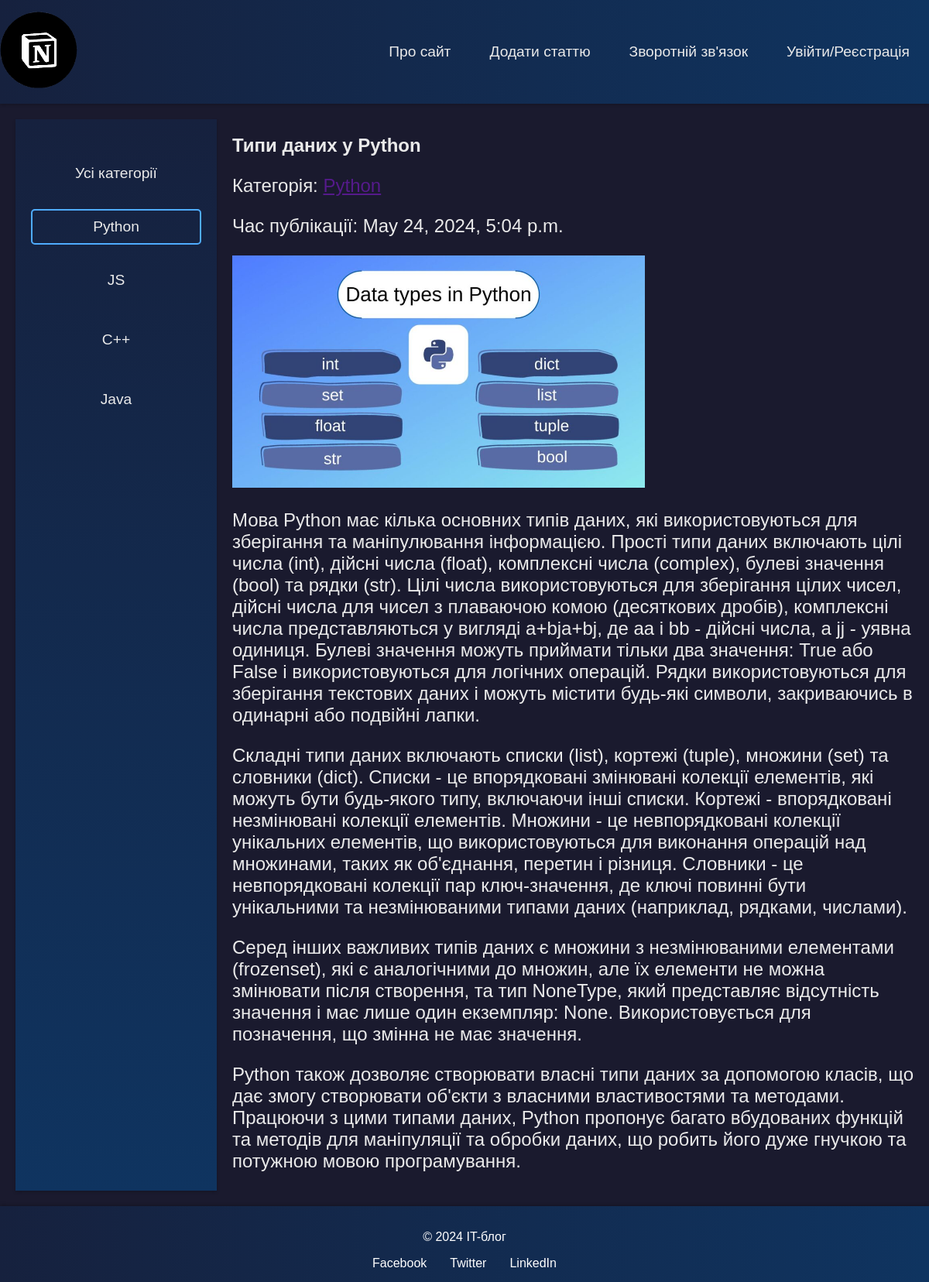
The app's page /post/1/ with its own data.
### blog/models.py (models this page shows, shortened)
class Category(models.Model):
    name = models.CharField(max_length = 100, db_index = True)
    def __str__(self):
        return self.name
    def get_absolute_url(self):
        return reverse('category', kwargs = {'cat_id': self.pk})
    class Meta:
        verbose_name = 'Category'
        verbose_name_plural = 'Categories'

class Articles(models.Model):
    title = models.CharField(max_length = 255)
    content = models.TextField(blank = True)
    photo = models.ImageField(upload_to = 'photos/%Y/%m/%d/')
    time_create = models.DateTimeField(auto_now_add = True)
    time_update = models.DateTimeField(auto_now = True)
    is_published = models.BooleanField(default = False)
    cat = models.ForeignKey('Category', on_delete = models.PROTECT, null = True)
    class Meta:
        verbose_name = 'Article'
        verbose_name_plural = 'Articles'

### blog/views.py (the view)
# urls.py: path('post/<int:post_id>/', show_post, name='post'),
def show_post(request, post_id):
    post = Articles.objects.get(pk=post_id)
    cats = Category.objects.all()
    context = {
        'article': post,
        'cats': cats,
        'menu': get_menu(request),
        'title': post.title,
        'cat_selected': post.cat_id,
        }
    return render(request, 'blog/article_details.html', context=context)

### blog/views.py (called while the page is built)
def get_menu(request):
    if request.user.is_authenticated:
        return menu + [{'title': 'Вийти', 'url_name': 'logout'}]
    else:
        return menu + [{'title': 'Увійти/Реєстрація', 'url_name': 'login_or_register'}]

### blog/templates/blog/article_details.html
{% extends 'blog/base_.html' %}
{% load static %}
{% block content %}
<article class="article-detail">
    <h2>{{ article.title }}</h2>
    <p>Категорія: <a href="{{ article.category.get_absolute_url }}">{{ article.cat }}</a></p>
    <p>Час публікації: {{ article.time_create }}</p>
    {% if article.photo %}
        <img src="{{ article.photo.url }}" alt="{{ article.title }}">
    {% endif %}
    <div class="content_">
        {{ article.content|safe|linebreaks }}
    </div>
</article>
{% endblock %}

### blog/templates/blog/base_.html (shortened to what this page needs)
{% load static %}
<!DOCTYPE html>
<html lang="en">
<head>
    <link type="text/css" href="{% static 'blog/css/styles.css' %}" rel="stylesheet" />
</head>
<body>
    <header>
        <div class="logo">
            <a href="{% url 'home' %}"><img src="{% static 'blog/images/icon.png' %}" alt="Logo"></a>
        </div>
        <nav>
            <ul class="main-menu">
                {% for m in menu %}
                    <li><a href="{% url m.url_name %}">{{ m.title }}</a></li>
                {% endfor %}
            </ul>
        </nav>
    </header>
    <div class="content">
        <aside class="categories">
            <ul>
				{% if cat_selected == 0 %}
					<li class = 'selected'>Усі категорії</li>
				{% else %}
					<li><a href="{% url 'home' %}">Усі категорії</a></li>
				{% endif %}
				{% for c in cats %}
					{% if c.pk == cat_selected %}
						<li class = 'selected'>{{ c.name }}</li>
					{% else %}
						<li><a href = '{{ c.get_absolute_url }}'>{{ c.name }}</a></li>
					{% endif %}
				{% endfor %}
            </ul>
        </aside>
        <main>
            {% block content %}
            {% endblock %}
        </main>
    </div>
    <footer>
        <p>&copy; 2024 IT-блог</p>
        <ul class="social-links">
            <li><a href="#">Facebook</a></li>
            <li><a href="#">Twitter</a></li>
            <li><a href="#">LinkedIn</a></li>
        </ul>
    </footer>
</body>
</html>

### blog/static/blog/css/styles.css (style rules this page uses)
body { font-family: Arial, sans-serif; margin: 0; padding: 0; background-color: #1a1a2e; color: #eaeaea; }
header { background: linear-gradient(90deg, #16213e, #0f3460); color: #fff; padding: 15px 0; display: flex; justify-content: space-between; align-items: center; box-shadow: 0 2px 4px rgba(0, 0, 0, 0.2); }
header .logo img { height: 100px; width: auto; }
header nav { margin-left: 20px; }
header nav ul.main-menu { list-style: none; margin: 0; padding: 0; display: flex; align-items: center; font-size: 1.2em; }
header nav ul.main-menu li { margin: 0 15px; }
header nav ul.main-menu li a { color: #eaeaea; text-decoration: none; padding: 5px 10px; transition: background 0.3s ease, color 0.3s ease; }
.content { display: flex; margin: 20px; gap: 20px; }
.categories { width: 220px; background: linear-gradient(180deg, #16213e, #0f3460); padding: 20px; box-shadow: 0 2px 4px rgba(0, 0, 0, 0.2); text-align: center; }
.categories ul { list-style: none; padding: 0; font-size: 1.2em; }
.categories ul li { margin: 15px 0; }
.categories ul li, .categories ul li a { text-decoration: none; color: #eaeaea; transition: color 0.3s ease; display: block; padding: 10px; border-radius: 5px; }
main { flex: 1; }
footer { background: linear-gradient(90deg, #16213e, #0f3460); color: #fff; padding: 15px 0; text-align: center; box-shadow: 0 -2px 4px rgba(0, 0, 0, 0.2); }
footer .social-links { list-style: none; padding: 0; margin: 10px 0 0 0; display: flex; justify-content: center; gap: 10px; }
footer .social-links li { margin: 0 10px; }
footer .social-links li a { color: #fff; text-decoration: none; transition: color 0.3s ease; }
.selected { border: 2px solid #4facfe; border-radius: 5px; }
.article-detail img { max-width: 100%; height: auto; max-height: 300px; }
.article-detail p { font-size: 1.5em; }

### blog/templates/blog/base_.html (style rules this page uses)
body { font-family: Arial, sans-serif; margin: 0; padding: 0; background-color: #1a1a2e; color: #eaeaea; }
header { background: linear-gradient(90deg, #16213e, #0f3460); color: #fff; padding: 15px 0; display: flex; justify-content: space-between; align-items: center; box-shadow: 0 2px 4px rgba(0, 0, 0, 0.2); }
header .logo img { height: 100px; width: auto; }
header nav { margin-left: 20px; }
header nav ul.main-menu { list-style: none; margin: 0; padding: 0; display: flex; align-items: center; font-size: 1.2em; }
header nav ul.main-menu li { margin: 0 15px; }
header nav ul.main-menu li a { color: #eaeaea; text-decoration: none; padding: 5px 10px; transition: background 0.3s ease, color 0.3s ease; }
.content { display: flex; margin: 20px; gap: 20px; }
.categories { width: 220px; background: linear-gradient(180deg, #16213e, #0f3460); padding: 20px; box-shadow: 0 2px 4px rgba(0, 0, 0, 0.2); text-align: center; }
.categories ul { list-style: none; padding: 0; font-size: 1.2em; }
.categories ul li { margin: 15px 0; }
.categories ul li, .categories ul li a { text-decoration: none; color: #eaeaea; transition: color 0.3s ease; display: block; padding: 10px; border-radius: 5px; }
main { flex: 1; }
footer { background: linear-gradient(90deg, #16213e, #0f3460); color: #fff; padding: 15px 0; text-align: center; box-shadow: 0 -2px 4px rgba(0, 0, 0, 0.2); }
footer .social-links { list-style: none; padding: 0; margin: 10px 0 0 0; display: flex; justify-content: center; gap: 10px; }
footer .social-links li { margin: 0 10px; }
footer .social-links li a { color: #fff; text-decoration: none; transition: color 0.3s ease; }
.selected { border: 2px solid #4facfe; border-radius: 5px; }
.article-detail img { max-width: 100%; height: auto; max-height: 300px; }
.article-detail p { font-size: 1.5em; }

### records on screen
Category: name "Python"
Category: name "JS"
Category: name "C++"
Category: name "Java"
Articles: title "Типи даних у Python", cat "Python", time_create "May 24, 2024, 5:04 p.m.", photo (picture), content "Мова Python має кілька основних типів даних, які використовуються для зберігання та маніпулювання інформацією. Прості типи даних включають цілі числа (int), дійсні числа (float), комплексні числа (complex), булеві значення (bool) та рядки (str). Цілі числа використовуються для зберігання цілих чисел, дійсні числа для чисел з плаваючою комою (десяткових дробів), комплексні числа представляються у вигляді a+bja+bj, де aa і bb - дійсні числа, а jj - уявна одиниця. Булеві значення можуть приймати тільки два значення: True або False і використовуються для логічних операцій. Рядки використовуються для зберігання текстових даних і можуть містити будь-які символи, закриваючись в одинарні або…"

### other values on screen
{{ m.title }} "Про сайт" "Додати статтю" "Зворотній зв'язок" "Увійти/Реєстрація"
